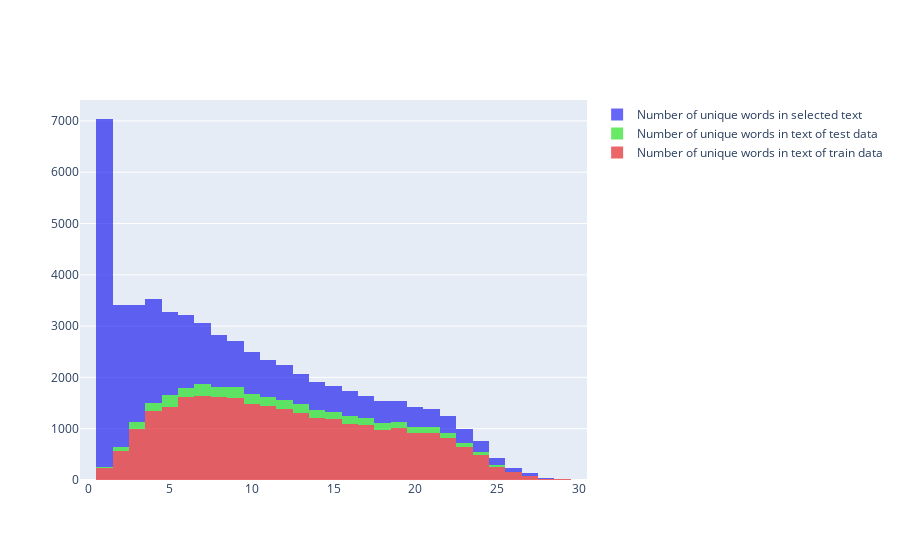

Write notebook code for a chart like this one.
### Markdown cell above
From above plot we can see that number of characters in test and train set was in same range.In selected text the range flows from 3 to 138 Characters.

### Code cell
fig_ = go.Figure()
fig_.add_trace(go.Histogram(x=train['num_unique_words'],name = 'Number of unique words in text of train data',marker = dict(color = 'rgba(222, 1, 3, 0.8)')))
fig_.add_trace(go.Histogram(x=test['num_unique_words'],name = 'Number of unique words in text of test data',marker = dict(color = 'rgba(3, 221, 2, 0.8)')))
fig_.add_trace(go.Histogram(x=train['select_num_unique_words'],name = 'Number of unique words in selected text',marker = dict(color = 'rgba(1, 2, 237, 0.8)')))

# Overlay both histograms
fig_.update_layout(barmode='stack')
# Reduce opacity to see both histograms
fig_.update_traces(opacity=0.75)
fig_.show()

### Figure 1 — Plotly figure (JSON) as saved in the notebook; plotly's stock layout.template omitted (floating-point values rounded to 4 significant figures; data arrays with more than 128 entries replaced by an {"elided": "..."} marker saying what was removed)
{"data": [{"marker": {"color": "rgba(222, 1, 3, 0.8)"}, "name": "Number of unique words in text of train data", "opacity": 0.75, "type": "histogram", "x": {"elided": "27486 int values"}}, {"marker": {"color": "rgba(3, 221, 2, 0.8)"}, "name": "Number of unique words in text of test data", "opacity": 0.75, "type": "histogram", "x": {"elided": "3535 int values"}}, {"marker": {"color": "rgba(1, 2, 237, 0.8)"}, "name": "Number of unique words in selected text", "opacity": 0.75, "type": "histogram", "x": {"elided": "27486 int values"}}], "layout": {"barmode": "stack"}}
